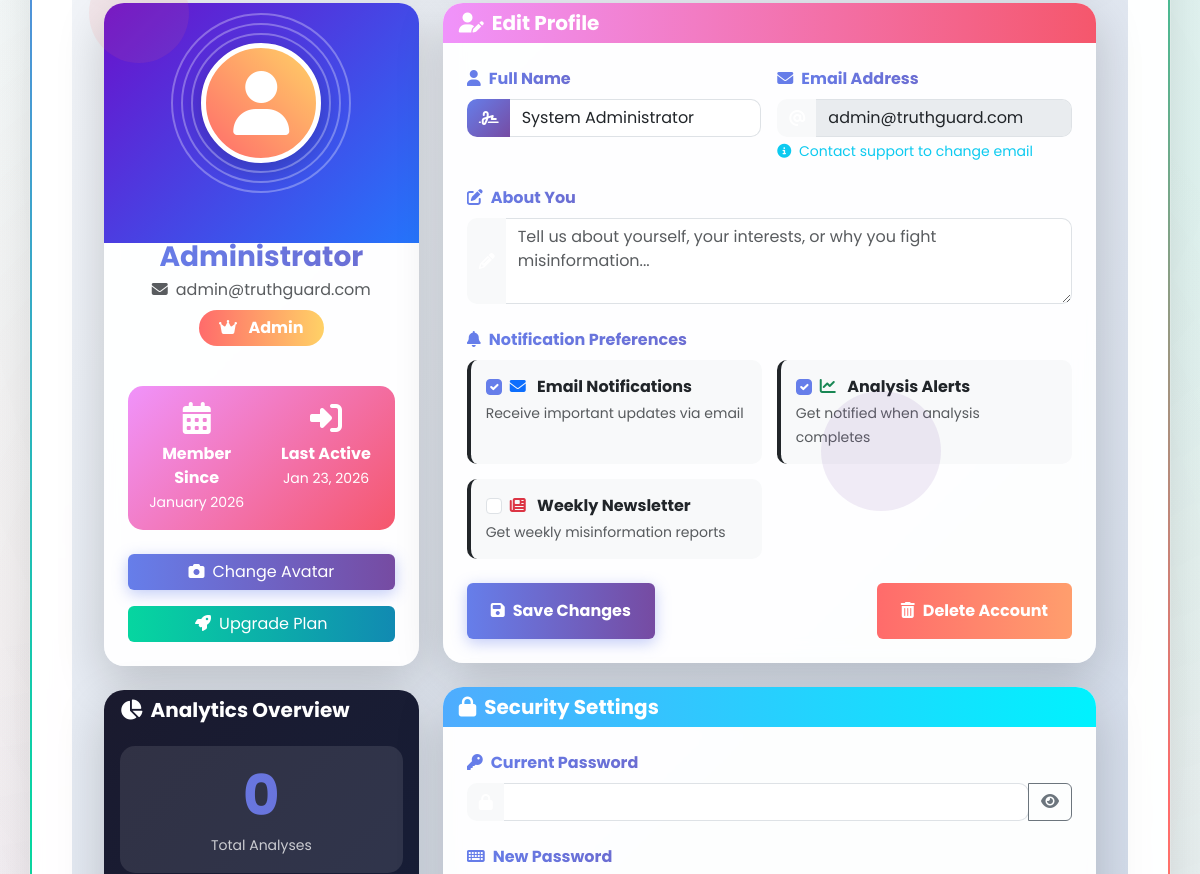
The app's page /profile (signed in, middle part), older data.
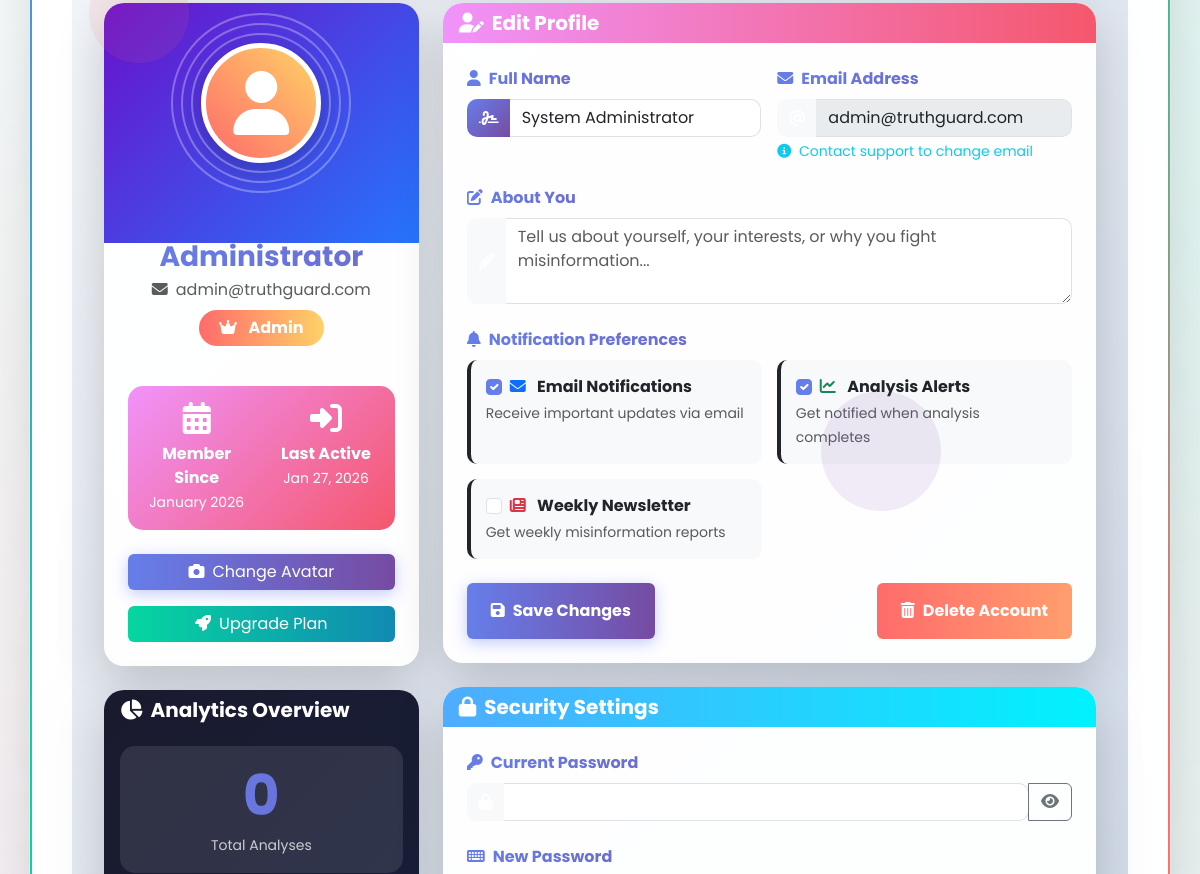
The same page, newer data.
### app.py (models this page shows)
class User(UserMixin, db.Model):
    __tablename__ = 'user'
    id = db.Column(db.Integer, primary_key=True)
    email = db.Column(db.String(120), unique=True, nullable=False)
    password = db.Column(db.String(200), nullable=False)
    name = db.Column(db.String(100), nullable=False)
    avatar = db.Column(db.String(200), default='default.png')
    role = db.Column(db.String(20), default='user')
    is_active = db.Column(db.Boolean, default=True)
    created_at = db.Column(db.DateTime, default=lambda: datetime.now(timezone.utc))
    last_login = db.Column(db.DateTime)
    analyses = db.relationship('Analysis', backref='author', lazy=True, cascade='all, delete-orphan')
    chat_history = db.relationship('ChatHistory', backref='author', lazy=True, cascade='all, delete-orphan')

### app.py (the view, shortened to what this page needs)
@app.route('/profile', methods=['GET', 'POST'])
@login_required
def profile():
    stats = {
        'total_analyses': Analysis.query.filter_by(user_id=current_user.id).count(),
        'reliable_count': Analysis.query.filter_by(user_id=current_user.id, classification='RELIABLE').count(),
        'suspicious_count': Analysis.query.filter_by(user_id=current_user.id, classification='SUSPICIOUS').count(),
        'fake_count': Analysis.query.filter_by(user_id=current_user.id, classification='FAKE').count(),
        'avg_confidence': float(db.session.query(db.func.avg(Analysis.confidence_score)).filter(
            Analysis.user_id == current_user.id).scalar() or 0)
    }
    return render_template('profile.html', user=current_user, stats=stats)

### app.py (called while the page is built)
@login_manager.user_loader
def load_user(user_id):
    try:
        return db.session.get(User, int(user_id))
    except Exception:
        return None

@app.context_processor
def inject_gemini_status():
    return {
        'gemini_available': _GEMINI_AVAILABLE,
        'gemini_model': _GEMINI_MODEL,
        'gemini_api_key_set': bool(_GEMINI_API_KEY and _GEMINI_API_KEY != 'your-gemini-api-key-here')
    }

### templates/profile.html (shortened to what the changed rows need)
{% extends "base.html" %}
{% block content %}
<div class="profile-container" style="
    background: linear-gradient(135deg, #f5f7fa 0%, #c3cfe2 100%);
    min-height: 100vh;
    padding: 20px;
">
    <div class="container py-4">
        <div class="row g-4">
            <div class="col-lg-4">
                <div class="card border-0 shadow-lg mb-4 glass-card" style="border-radius: 20px;">
                    <div class="card-body p-0">
                        <div class="profile-info p-4" style="margin-top: -60px;">
                            <div class="text-center mb-4">
                                <h3 class="fw-bold mb-1 text-gradient">{{ user.name }}</h3>
                                <p class="text-muted mb-2">
                                    <i class="fas fa-envelope me-2"></i>{{ user.email }}
                                </p>
                                <div class="role-badge mb-3" style="
                                    background: linear-gradient(90deg, {% if user.role == 'admin' %}#ff6b6b, #ffd166{% else %}#667eea, #764ba2{% endif %});
                                    color: white;
                                    padding: 6px 20px;
                                    border-radius: 20px;
                                    display: inline-block;
                                    font-weight: bold;
                                ">
                                    <i
                                        class="fas fa-{% if user.role == 'admin' %}crown{% else %}user{% endif %} me-2"></i>
                                    {{ user.role|title }}
                                </div>
                            </div>
                            <div class="member-info p-3 mb-4" style="
                                background: linear-gradient(135deg, #f093fb 0%, #f5576c 100%);
                                border-radius: 15px;
                                color: white;
                            ">
                                <div class="row text-center">
                                    <div class="col-6">
                                        <i class="fas fa-calendar-alt fa-2x mb-2"></i>
                                        <p class="mb-0 fw-bold">Member Since</p>
                                        <small>{{ user.created_at.strftime('%B %Y') }}</small>
                                    </div>
                                    <div class="col-6">
                                        <i class="fas fa-sign-in-alt fa-2x mb-2"></i>
                                        <p class="mb-0 fw-bold">Last Active</p>
                                        <small>{{ user.last_login.strftime('%b %d, %Y') if user.last_login else
                                            'Recently' }}</small>
                                    </div>
                                </div>
                            </div>
                        </div>
                    </div>
                </div>
            </div>
            <div class="col-lg-8">
                <div class="card border-0 shadow-lg mb-4 glass-card" style="border-radius: 20px;">
                    <div class="card-body p-4">
                        <form method="POST" action="{{ url_for('profile') }}" id="profileForm">
                            <div class="row g-3 mb-4">
                                <div class="col-md-6">
                                    <div class="input-group">
                                        <span class="input-group-text bg-gradient-primary text-white border-0">
                                            <i class="fas fa-signature"></i>
                                        </span>
                                        <input type="text" class="form-control" id="name" name="name"
                                            value="{{ user.name }}" required style="border-left: 0;">
                                    </div>
                                </div>
                                <div class="col-md-6">
                                    <div class="input-group">
                                        <span class="input-group-text bg-gradient-info text-white border-0">
                                            <i class="fas fa-at"></i>
                                        </span>
                                        <input type="email" class="form-control" id="email" value="{{ user.email }}"
                                            disabled style="border-left: 0;">
                                    </div>
                                </div>
                            </div>
                        </form>
                    </div>
                </div>
            </div>
        </div>
    </div>
</div>
{% endblock %}

Row changes from the older to the newer data that the page shows:
changed User "admin@truthguard.com": last_login "Jan 23, 2026" → "Jan 27, 2026"
